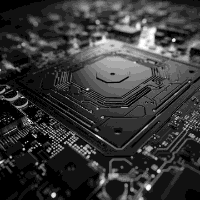
#> input picture Lab01/results/reconstructed.png, 200 x 200 px
$ python demo.py
#> lines starting #> are read from the running program, lines starting #| are printed output that depends on the picture
### Lab01/encoder.py
import cv2
import numpy as np
import struct

SPATIAL = {0:100, 1:200, 2:400, 3:800}
BITDEPTH = {0:1, 1:2, 2:4, 3:8}

def load_crop(image_path):
    img = cv2.imread(image_path, cv2.IMREAD_GRAYSCALE)
    h, w = img.shape
    side = min(h, w)
    sh = (h-side)//2
    sw = (w-side)//2
    return img[sh:sh+side, sw:sw+side]

def quantize(img, bits):
    levels = 2**bits
    img = img/255
    img = np.round(img*(levels-1)).astype(np.uint8)
    return img

def encode(image_path, spatial_idx, bit_idx, outfile):
    img = load_crop(image_path)
    size = SPATIAL[spatial_idx]
    bits = BITDEPTH[bit_idx]

    img = cv2.resize(img, (size,size))
    imgq = quantize(img,bits)

    header = (spatial_idx << 2) | bit_idx

    with open(outfile,"wb") as f:
        f.write(struct.pack('B',header))
        f.write(imgq.tobytes())

    print(f"[ENCODE] Saved → {outfile}")

### Lab01/decoder.py
import numpy as np
import struct
import cv2

SPATIAL = {0:100, 1:200, 2:400, 3:800}
BITDEPTH = {0:1, 1:2, 2:4, 3:8}

def decode(infile):
    with open(infile,"rb") as f:
        header = struct.unpack('B', f.read(1))[0]
        sidx = (header >> 2) & 3
        bidx = header & 3

        size = SPATIAL[sidx]
        bits = BITDEPTH[bidx]
        levels = 2**bits

        data = np.frombuffer(f.read(), dtype=np.uint8)
        imgq = data.reshape((size,size))

    img = (imgq/(levels-1))*255
    img = img.astype(np.uint8)
    return img

### Lab01/demo.py
import cv2
import os
from encoder import encode
from decoder import decode

print("\n===================================")
print("       IMAGE ENCODER / DECODER     ")
print("===================================\n")

# ---- Image Input ----
img_path = input("Enter input image filename (e.g., image.png): ").strip()
#> the answer given: results/reconstructed.png

if not os.path.exists(img_path):
    print(f"\n[ERROR] File not found: {img_path}")
    exit()

# ---- Spatial Resolution Selection ----
print("\nSelect Spatial Resolution:")
print("  0 → 100 x 100")
print("  1 → 200 x 200")
print("  2 → 400 x 400")
print("  3 → 800 x 800")

while True:
    try:
        sidx = int(input("Enter choice (0-3): "))
        if sidx in [0, 1, 2, 3]:
            break
        else:
            print("Invalid choice! Please enter 0, 1, 2, or 3.")
    except ValueError:
        print("Invalid input! Please enter a number.")
#> this loop made 1 pass; the answer given on pass 1: 1

# ---- Bit Depth Selection ----
print("\nSelect Intensity Bit-Depth:")
print("  0 → 1-bit  (2 gray levels)")
print("  1 → 2-bit  (4 gray levels)")
print("  2 → 4-bit  (16 gray levels)")
print("  3 → 8-bit  (256 gray levels)")

while True:
    try:
        bidx = int(input("Enter choice (0-3): "))
        if bidx in [0, 1, 2, 3]:
            break
        else:
            print("Invalid choice! Please enter 0, 1, 2, or 3.")
    except ValueError:
        print("Invalid input! Please enter a number.")

# ---- Encoding ----
outfile = "encoded_image.bin"
encode(img_path, sidx, bidx, outfile)
#> in load_crop, img is the input picture: shape (200, 200); min 0, max 255, mean 55.9
#> in quantize, `img = np.round(img*(levels-1)).astype(np.uint8)`:
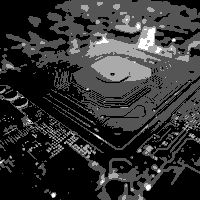
#> img: shape (200, 200); min 0, max 3, mean 0.602; drawn with min black and max white

# ---- Decoding ----
img = decode(outfile)
# ensure folder exists
if not os.path.exists("results"):
    os.makedirs("results")

output_recon = "results/reconstructed.png"
cv2.imwrite(output_recon, img)

cv2.imshow("Reconstructed Image", img)
print(f"\n[INFO] Reconstructed image saved as: {output_recon}")
print("[INFO] Encoded file saved as: encoded_image.bin\n")

cv2.waitKey(0)
cv2.destroyAllWindows()
